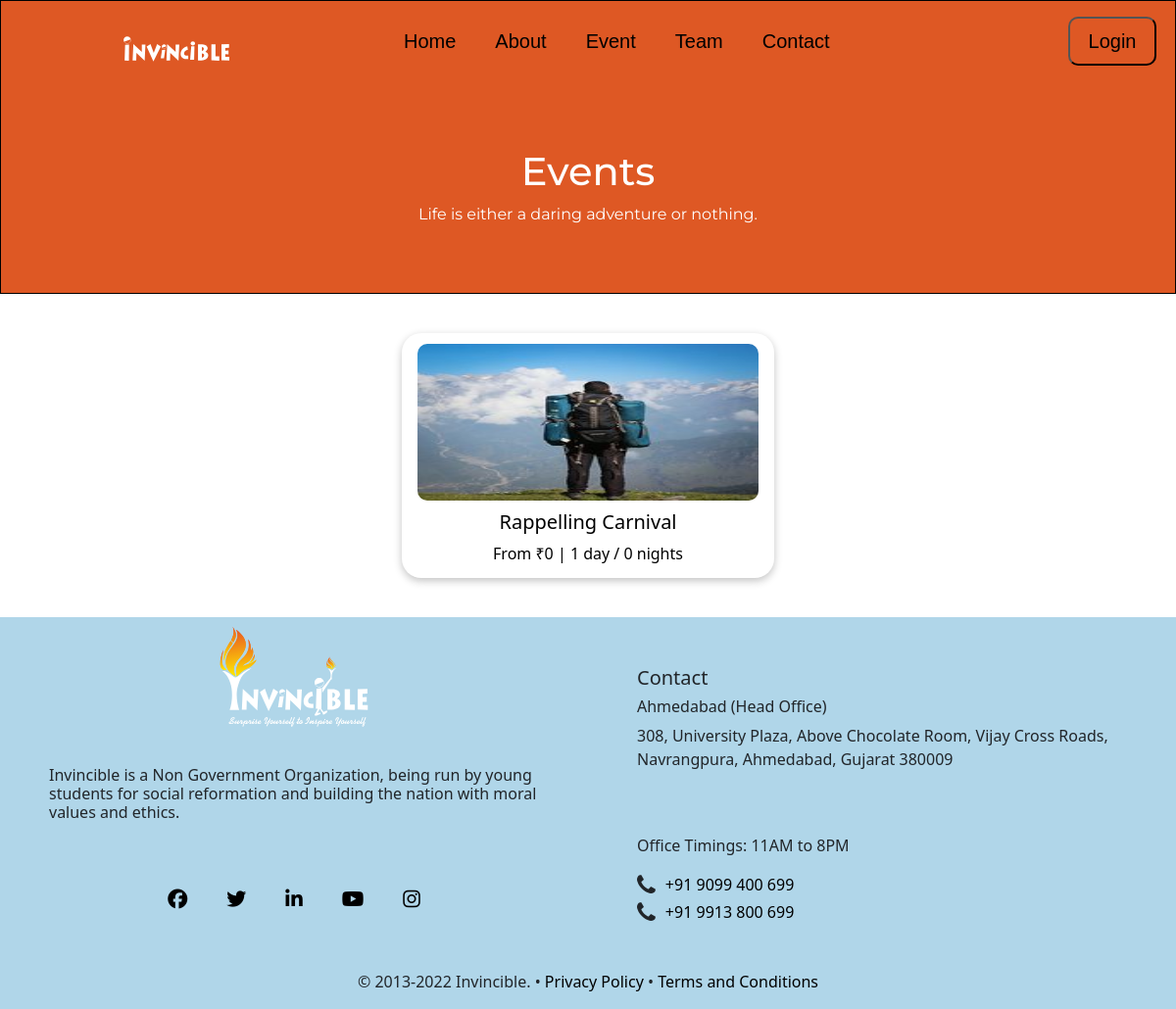
Screenshot of /events/ with the database file from the repository.
### Mainpage/models.py (models this page shows)
class MasterPackages(models.Model):
    package_id = models.AutoField
    image = models.ImageField(upload_to="images",default="")
    main_image = models.ImageField(upload_to='main_images',default="")
    package_name = models.TextField(max_length=100,default="")
    package_detail = models.TextField(max_length=100,default="")
    package_date = models.DateField(default=datetime.date.today)
    package_price = models.IntegerField(default=0)
    package_desc = models.TextField(max_length=5000,default="")
    package_duration = models.TextField(max_length=100,default="")
    package_difficulty = models.TextField(max_length=100,default="")
    package_agegroup = models.TextField(max_length=100,default="")
    max_altitude = models.TextField(max_length=100,default="")
    package_event = models.TextField(max_length=100,default="")

### Mainpage/views.py (the view)
# urls.py: path('events/',views.Eventpage,name="Eventpage"),
def Eventpage(request):
    Events = MasterPackages.objects.filter(package_event = "Events").all()
    return render(request,'Mainpage/events.html',{'Events':Events})

### Mainpage/templates/Mainpage/events.html (shortened to what this page needs)
{% extends 'Mainpage/basic.html' %}
{% load static %}
    {% block style %}
    <link rel="stylesheet" href="{% static 'css/events.css' %}">
    {% endblock %}
    {% block body %}
    <div class="main">
        <div class="content">
            <h1>Events</h1>
            <p>Life is either a daring adventure or nothing.</p>
        </div>
    </div>
    <div class="container">
        {% for i in Events %}
        <div class="contain">
            <a href="/event-detail/{{i.id}}"><button type="submit" style="border: none; background-color: white; height: 100%; width: 100%; outline: none;">
                <div class="imgbox">
                    <img style="height: 100%; width: 100%; border-radius: 10px;" src="/media/{{i.image}}" alt="">
                </div>
            <div class="detailbox">
                <h5>{{i.package_name}}</h5>
                <p>From ₹{{i.package_price}} | {{i.package_duration}}</p>
            </div>
        </button></a>
        </div>
    {% endfor %}
    </div>
    {% endblock %}

### static/css/events.css (style rules this page uses)
.main { height: 300px; width: 100%; background-color: #de5824; font-family: 'Montserrat', sans-serif; }
.main .content { margin-top: 150px; text-align: center; color: white; }

### Mainpage/templates/Mainpage/basic.html (style rules this page uses)
body { -ms-overflow-style: none; scrollbar-width: none; }

### Mainpage/templates/Mainpage/events.html (style rules this page uses)
.main { height: 300px; width: 100%; background-color: #de5824; font-family: 'Montserrat', sans-serif; border: 1px solid black; }
.main .content { margin-top: 150px; text-align: center; color: white; }
.container { height: auto; width: 100%; display: flex; flex-wrap: wrap; padding: 20px; justify-content: center; }
.container a button { border: none; outline: none; }
.container .contain { height: 250px; width: 380px; padding: 10px; border-radius: 20px; margin: 20px; box-shadow: rgba(0, 0, 0, 0.24) 0px 3px 8px; }
.container .contain .imgbox { height: 70%; border-radius: 10px; }
.container .contain .detailbox { height: 30%; border-radius: 10px; margin-top: 10px; }

### rows the page displays
MasterPackages: image (picture), package_name "Rappelling Carnival", package_price "0", package_duration "1 day / 0 nights"
